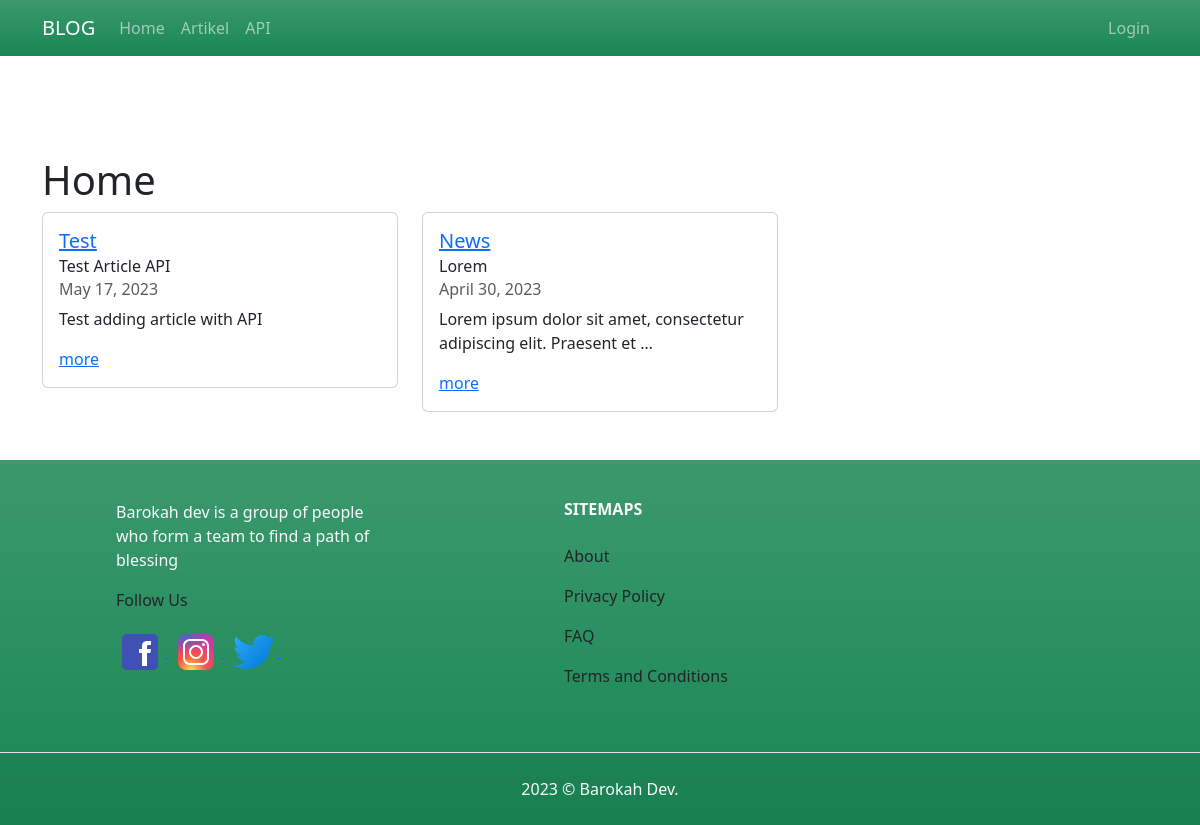
The app's page /, older data.
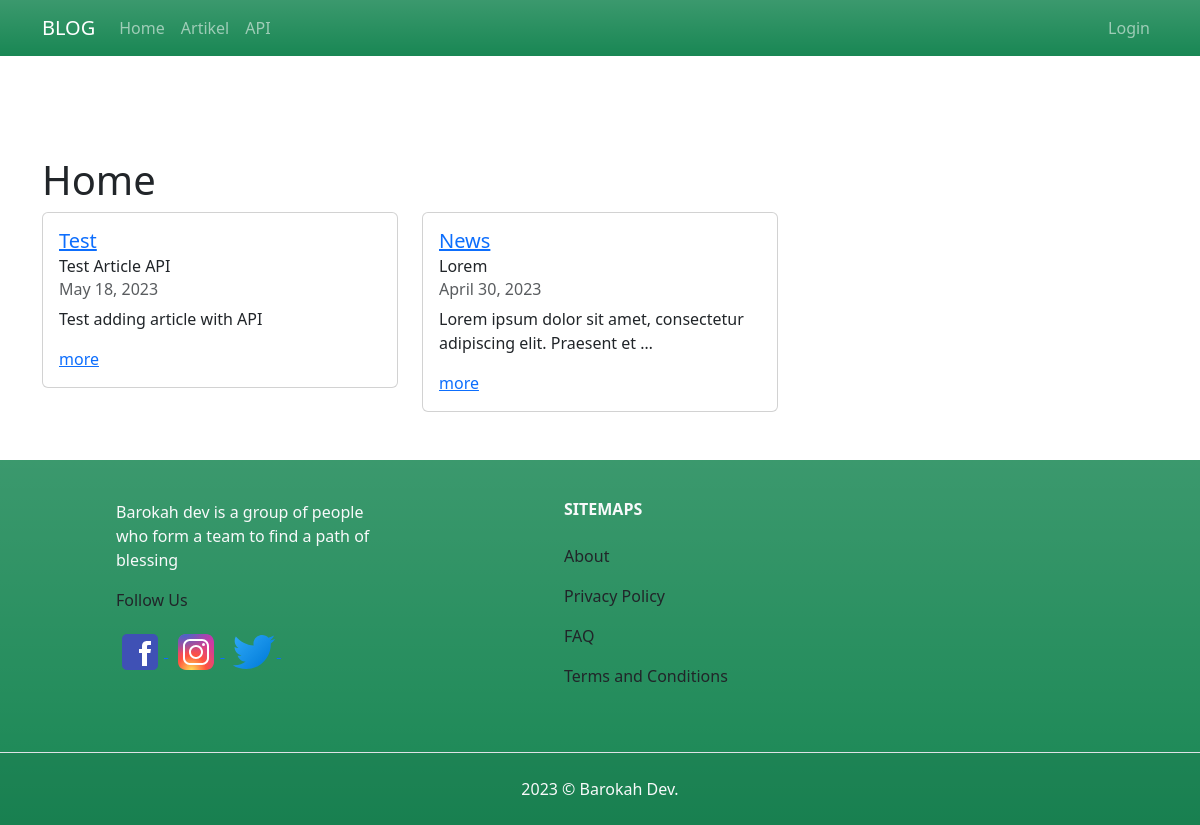
The same page, newer data.
### article/models.py (models this page shows, shortened)
class Article(models.Model):
	title		= models.CharField(max_length=255)
	body 		= models.TextField()
	category = models.ForeignKey(Category, on_delete=models.CASCADE)
	created		= models.DateTimeField(auto_now_add=True)
	updated 	= models.DateTimeField(auto_now=True)
	is_published = models.BooleanField(default=False)
	published 	 = models.DateTimeField(null=True)
	slug		 = models.SlugField(blank=True, editable=False)
	class Meta:
		permissions = (
			('publish_article', 'Can publish article'),
		)

class Category(models.Model):
	name = models.CharField(max_length=50)
	def __str__(self):
		return self.name

### BlogClassBasedView/views.py (the view)
# urls.py: path('', BlogHomeView.as_view(), name='home'),
class BlogHomeView(TemplateView, ArticleEachCategory):
	template_name = "index.html"
	def get_context_data(self):
		querysets = self.get_latest_article_each_category()
		context = {
			'latest_artikel_list':querysets,
		}
		return context

### article/views.py (called while the page is built)
	def get_latest_article_each_category(self):
		category_list = self.model.objects.values_list('category__name', flat=True).distinct()
		queryset = []
		for category in category_list:
			article = self.model.objects.filter(category__name=category, is_published=True).latest('published')
			queryset.append(article)
		return queryset

### templates/index.html (shortened to what this page needs)
{% extends "base.html" %}
{% block contents %}
	<h1>Home</h1>
	<div class="row">
		{% for article in latest_artikel_list %}
			<div class=" col-xs-12 col-sm-6 col-md-6 col-lg-4">
				<div class="card" >
				  <div class="card-body">
				    <h5 class="card-title"><a href="{% url 'article:category' article.category 1%}">{{article.category}}</a></h5>
				    <h6 class="card-subtitle mb-2 text-dark">{{article.title}}</h6>
				    <h6 class="card-subtitle mb-2 text-muted">{{article.published|date}}</h6>
				    <p class="card-text">{{article.body|truncatewords:10}}</p>
				    <a href="{% url 'article:detail' article.slug%}" class="card-link">more</a>
				  </div>
				</div>
			</div>
		{% endfor %}
	</div>
{% endblock contents %}

Row changes from the older to the newer data that the page shows:
changed Article "Test Article API": published "May 17, 2023" → "May 18, 2023"
